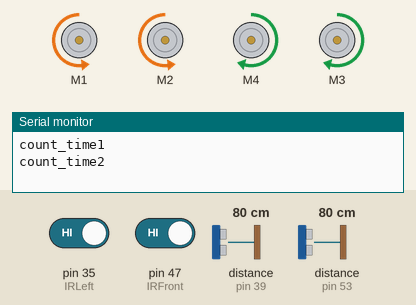
This sketch was run on a simulated Arduino Mega 2560, built with avr-gcc and run on an emulated ATmega2560. Shown: 4 × DC motor (green arrow = forward, orange = backward, longer = faster), the last lines printed to the serial monitor. Inputs (shaded band) come from the test bench; at power-on: distance to the obstacle (sensors on pin 39, pin 53) 80 cm, pin 35 (IRLeft) HIGH, pin 47 (IRFront) HIGH. The echo pulse lasts 58.3 µs per cm.

Above: at 1.2 s.
1.3 s: distance to the obstacle (sensor on pin 39) set to 2 cm
At 5.3 s:
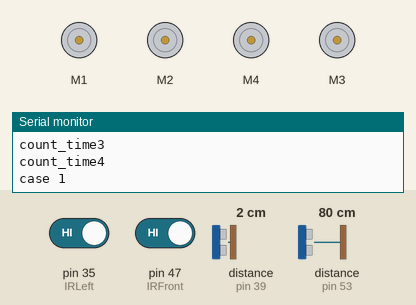
Timing chart, 0 to 6.8 s (numbered marks = the images above; inputs shaded):
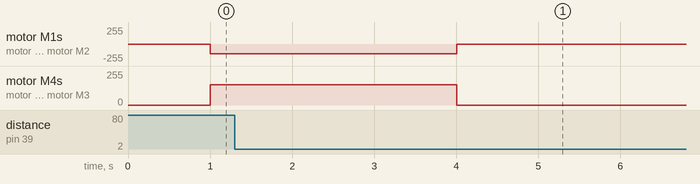

The sketch:

car_test.ino
```cpp
#include <AFMotor.h>  // DC Motors library
//#include <IRremote.h> // IR library

#define Engle_360_in_time = 2200;  ///change

//------------------------------------------------------------------------------ Sensors pins and State machin
int IRFront = 47;     // IRFront pin description ///0 deg   //// number 1 ///// leg 18 for interapt
int IRRight = 53;     // IRRight pin description ///-45 deg //// number 2
int IRLeft = 35;      // IRLeft pin description  ///45 deg  //// number 3
int signal_in0 = 36;    // -45deg
int signal_in1 = 40;    // 0deg
int signal_in2 = 44;    // 45deg

int angle = 0;
//{delay(650) = 90 deg} check again
//{delay(325) = 45 deg} check again
int flag_calibrait = 0;
int flag_state_R_or_L = 0;
int Right_count = 0;
int Left_count = 0;

unsigned long duration1;
unsigned long duration2;
unsigned long duration3;

int trig_front = 38;  // SUPERFront pin description //
int echo_front = 39;                                //
int trig_right = 40;  // SUPERRight pin description // perpul
int echo_right = 41;                                // blue
int trig_left = 42;   // SUPERLeft pin description  // perpul
int echo_left = 43;                                 // blue
unsigned long previusmilis=0;
//-------------------------------------------------------------------------------- AF_Motor:
AF_DCMotor Right_front_motor(1); //defind pins for motors
AF_DCMotor Left_front_motor(4);
AF_DCMotor Right_back_motor(2);
AF_DCMotor Left_back_motor(3);

// put your setup code here, to run once:
void setup() { //------------------------------------------------------------------- Definding inputs and outputs
  Serial.begin(9600);           // Define baud rate for serial communication
  pinMode(IRFront,INPUT); //interapt if IRFront = 18
  pinMode(IRRight,INPUT);
  pinMode(IRLeft,INPUT);
  pinMode(trig_front,OUTPUT);
  pinMode(echo_front,INPUT);
  pinMode(trig_right,OUTPUT);
  pinMode(echo_right,INPUT);
  pinMode(trig_left,OUTPUT);
  pinMode(echo_left,INPUT);

  //pinMode(IRFront, INPUT_PULLUP);
  //attachInterrupt(digitalPinToInterrupt(IRFront),IRsensor_Front() , FALLING);
}
// --------------------------------------------------------------------------------- state
// direction = 1 == start
// direction = 2 == Left_Tern
// direction = 3 == Right_Tern
// direction = 4 == Forward
// direction = 5 == Avoid
// direction = 6 == Blind
// direction = 7 == Destination_found

int direction = 1;   // defind state machin /// start
int couting = 0;
int count = 0;
/////////////////////////////////////////////////////////////////////////////////////////////////////////////// Main Program
// put your setup code here, to run contly:
void loop() { //-------------------------------------------------------------------- State Machin

  switch(direction){

    case 1:       // -----------------------------------------------------------  START
         int count_time=0;
      while(count_time<3||(IRsensor_Front() < 1020)||(IRsensor_Left() < 1020)||(IRsensor_Right() < 1020)){ ///problme in millis()- not counting the current time
        count_time++;
        Serial.print("count_time");
        Serial.println(count_time);
        if(count_time > 3)
        {
          Stop_Motor();
          delay(50);
          direction = 4;
          break;
        }
        if((IRsensor_Front() > 1000))
        {
          Stop_Motor();
          delay(50);
          break;
        }
        Short_tern_Right_check(57,60);
      }
      Stop_Motor();
      Serial.print("case 1");
      while((IRsensor_Front() > 1060)&&(count < 1) ){ //////Forword
        Serial.print("while 1");
        direction = 4;
        count = count + 1;
      }
      count = 0;
      while((IRsensor_Left() > 1020)&&(count < 1) ){ ///////Left
        Serial.print("while 2");
        direction = 2;
        count = count + 1;
      }
      count = 0;
      while((IRsensor_Right() > 1020)&&(count < 1) ){ //////Right
        Serial.print("while 3");
        direction = 3;
        count = count + 1;
      }
      count = 0;
      while(((ultra_front() < 40)&&((IRsensor_Right() < 1000)&&(IRsensor_Left() < 1000)&&(IRsensor_Front() < 1000)))&&(count < 1)){ /////Avoid
        Serial.print("while 4");
        Serial.print("count:");
        Serial.println(count);
        direction = 5;
        count = count + 1;
      }
      count = 0;
      break;

    case 2:   // --------------------------------------------------------------- Short tern Right
      Serial.print("case 2");
      Serial.println();
      while(IRsensor_Front() < 1040){
          Short_tern_Right(60,00);
          //delay(100);
      }
      Stop_Motor();
      delay(200);
      direction = 4;
      flag_state_R_or_L = 1;
      break;

    case 3:  // ---------------------------------------------------------------- Short tern Left
      Serial.print("case 3");
      Serial.println();
      while(IRsensor_Front() < 1040)
      {
        Short_tern_Left(0,60);
        //delay(250);
        //seing_sensors();
      }
      Stop_Motor();
      delay(200);
      direction = 4;
      flag_state_R_or_L = 2;
      break;

    case 4:     // ------------------------------------------------------------ Forward
      Serial.print("case 4");
      Serial.println();
      //seing_sensors();
      while((IRsensor_Right() > 1030) || (IRsensor_Left() > 1030)){
        //flag_state_R_or_L = 0;
        Stop_Motor();
        delay(100);
        direction = 1; // go to start
        break;
      }
      while((IRsensor_Front() < 1000)){ ////to check if the if is working after the while above it ??????
        Stop_Motor();
        delay(100);
        while((ultra_front() < 30)&&(ultra_right() < 30)){ //onject from the right
        Stop_Motor();
        delay(25);
        Serial.print("while  1");
        Serial.println();
        //seing_sensors();
        Short_tern_Left(0,60);
        delay(100);
        }
        while((ultra_right() < 20)){ //onject from the right
        Stop_Motor();
        delay(25);
        Serial.print("while  1");
        Serial.println();
        //seing_sensors();
        Short_tern_Left(0,60);
        delay(100);
        }
        while((ultra_front() < 30)&&(ultra_left() < 30)){//object from the left
         Stop_Motor();
           delay(25);
        Serial.print("while  2");
        Serial.println();
        Short_tern_Right(60,0);
        delay(100);
        }
        while((ultra_left() < 20)){//object from the left
        Stop_Motor();
        delay(25);
        Serial.print("while  2");
        Serial.println();
        Short_tern_Right(60,0);
        delay(100);
        }
        while((ultra_front() > 40)&&(ultra_right() > 30)&&(ultra_left() > 30)){//object from the front
        Serial.print("while  3");
        Serial.println();
        Forward_motors(85,94);
        delay(100);
        }
        while((ultra_front() < 40)&&(ultra_right() > 30)&&(ultra_left() > 30)){//object from the front
        Serial.print("while  4");
        Serial.println();
        Stop_Motor();
        delay(100);
        direction = 5; // go to Avoid
        break;
        }
      }
        while((ultra_front() > 30)){
         Forward_motors(90,98);
          delay(100);
        }
        while((ultra_front() < 30)&&(IRsensor_Front() > 1000)||(ultra_left() < 30)&&(IRsensor_Left() > 1000)||(ultra_right() < 30)&&(IRsensor_Right() > 1000)){//// 30 sentimeter from the transmiter
           Stop_Motor();
           delay(250);
           direction = 7; //------------------------ Destination found
           Serial.print("while aziraaaa to 7");
           Serial.println();
           break;
          }
      break;

    case 5:    // ------------------------------------------------------------ Avoid /// avoid objects
        Serial.print("case 5");
        Serial.println();
        if(IRsensor_Front() > 1020){ /// can see IR front
          Stop_Motor();
          delay(200);
          direction = 4; // go to forword
          break;
        }
        while((ultra_front() > 40)){ // find object in front of the car
          Forward_motors(60,68);
          Serial.print("forword case 5");
          Serial.println();
          delay(50);
        }
        Stop_Motor();
        delay(200);
        /*while((ultra_front() > 30)){ // 20 sentimeters from the object
          Stop_Motor();
          Serial.print("stop case 5");
          Serial.println();
          delay(200);
        }*/
 ///////////////////////////////////////////////////////// serching
        Searching_Objects(); // 0 or other number will cheing the derection of the avoid object
        Serial.print("end function search object");
        Serial.println();
        while((IRsensor_Front() > 1000)&&(count < 20)){  //count = 20 is for mejer the amount of tern we want
          Short_tern_Left(80,0);
          count = count + 1;    ///the to limit the tern of the car to 90 deg
        }
        count = 0;
        //Short_tern_Left(80,0); //90 deg tern
        //delay(600);            //90 deg tern
        Stop_Motor();
        delay(250);
        direction = 4;
      break;
    case 7:    // ------------------------------------------------------------ Destination_found
        Serial.print("case 7 Destination found");
        Serial.println();
        Stop_Motor();
        delay(500);
        if(ultra_front() > 50 ){
           direction = 1;
        }
      break;
  }
}

////////////////////////////////////////////////////////////////////////////////////////////////////////////////////// Fuction
/*void Searching_Signal(){  /// that fun is for searching IR reciving // the car don't see nothing
   //------------------------------------------------------------------------------------------------ Right Search
   if((IRsensor_Front() > 1020)||(IRsensor_Right() > 1020)||(IRsensor_Left() > 1020)){ /// Finding IR
    Stop_Motor();
    delay(250);
    direction = 1;
    return;
   }
   //---------------------------------------
   int count_time=0;
   while(count_time<3||(IRsensor_Front() < 1020)){ ///problme in millis()- not counting the current time
      count_time++;
      Serial.print("count_time");
      Serial.println(count_time);
      if(count_time > 3)
      {
        Stop_Motor();
        delay(50);
        direction = 4;
        break;
      }
      if((IRsensor_Front() > 1000))
      {
        Stop_Motor();
        delay(50);
        break;
      }
      Short_tern_Right_check(57,60);

   }
   Stop_Motor();
   direction = 4;
}
*/
void Searching_Objects(){  ///that function is to find the size of the object that we want to avoid from // go to this function if the front ultras < 50

      //------------------------------ We passed the object from the Left side
      //Stop_Motor();
      //delay(200);
      while(ultra_right() > 20){//------------------------------- left tern
        Serial.print("left tern");
        Serial.println();
        Short_tern_Left(80,0);
      }
      Stop_Motor();
      delay(100);
      while(ultra_right() < 20){//---------------------------- forword_1
        Serial.print("forword 1");
        Serial.println();
        //Serial.println(ultra_front());
        Forward_motors(30,30);
        //delay(100);
      }
      Stop_Motor();
      delay(50);
      while(ultra_right() > 35){//------------------- short tern right_1
        Serial.print("long tern right_1");
        Serial.println();
        //Serial.println(ultra_front());
        //delay(100);
        //seing_sensors();
        Short_tern_Right(0,80);
        //Long_tern_Right(10,70);
        //delay(350);
      }
      Stop_Motor();
      delay(50);
      while(ultra_right() < 35){ //---------------- forword_2
        Serial.print("forword_2");
        Serial.println();
        //Serial.println(ultra_front());
        //delay(100);
        Forward_motors(30,30);
        //delay(100);
      }
      Stop_Motor();
      delay(50);
      while(ultra_right() > 10){//------------------ short tern right _2 //the object is behaind you + serching for IR front
        if(IRsensor_Front() > 1020){
          direction = 4;
          return;
        }
        Serial.print("long tern right _2");
        Serial.println();
        //Serial.println(ultra_front());
        Short_tern_Right(0,80);
        //Long_tern_Right(20,70);
      }
      Stop_Motor();
      delay(50);
      while(IRsensor_Left() < 1020){ // if not seing IR from the left
        if(ultra_right() < 10){ //we still seing object from the right but not IR from the left
          Stop_Motor();
          delay(100);
          Forward_motors(50,50);  //stedy forword
          delay(200);
        }
        else{    /// after we pass the object tern 90 deg left
          Short_tern_Left(80,0);
          delay(600);
          break;
        }
      }
    }


void seing_sensors(){
      Serial.print("distans in santimeter right :");
      Serial.println(ultra_right());
      Serial.print("distans in santimeter front :");
      Serial.println(ultra_front());
      Serial.print("distans in santimeter left :");
      Serial.println(ultra_left());
      Serial.print("IR_sessor_Front duration :");
      Serial.println(IRsensor_Front());
      Serial.print("IR_sessor_Right duration :");
      Serial.println(IRsensor_Right());
      Serial.print("IR_sessor_Letf duration :");
      Serial.println(IRsensor_Left());
}
int speed(int persent) //------------------------------------------------------- maping 0% to 100% motor force
{
  return map(persent,0,100,0,255);
}

int ultra_front(){   //-----------------------------------------------------------UltraSonic check_front
  long dur;
  int dis;

  digitalWrite(trig_front,LOW);
  delayMicroseconds(2);
  digitalWrite(trig_front,HIGH);
  delayMicroseconds(10);
  digitalWrite(trig_front,LOW);

  dur = pulseIn(echo_front,HIGH);
  dis = (dur * (0.034/2))+2;

  return dis;
}

int ultra_left(){   //-----------------------------------------------------------UltraSonic check_left
  long dur;
  int dis;

  digitalWrite(trig_left,LOW);
  delayMicroseconds(2);
  digitalWrite(trig_left,HIGH);
  delayMicroseconds(10);
  digitalWrite(trig_left,LOW);

  dur = pulseIn(echo_left,HIGH);
  dis = (dur * (0.034/2))+4;

  return dis;
}

int ultra_right(){   //-----------------------------------------------------------UltraSonic check_right
  long dur;
  int dis;

  digitalWrite(trig_right,LOW);
  delayMicroseconds(2);
  digitalWrite(trig_right,HIGH);
  delayMicroseconds(10);
  digitalWrite(trig_right,LOW);

  dur = pulseIn(echo_right,HIGH);
  dis = (dur * (0.034/2))+2;

  return dis;
}

void Forward_motors(int Right_speed,int left_speed) //------------------------------------------------ moving forword
{
  Right_front_motor.setSpeed(speed(Right_speed));
  Left_front_motor.setSpeed(speed(left_speed));
  Left_back_motor.setSpeed(speed(left_speed));
  Right_back_motor.setSpeed(speed(Right_speed));

  Right_front_motor.run(FORWARD);
  Right_back_motor.run(FORWARD);
  Left_front_motor.run(FORWARD);
  Left_back_motor.run(FORWARD);
}

void Short_tern_Right(int Right_speed,int left_speed) // ---------------------------------------------- tern right
{
  Right_front_motor.setSpeed(speed(Right_speed)); //motor 0% tern
  Right_front_motor.run(FORWARD);

  Right_back_motor.setSpeed(speed(Right_speed));
  Right_back_motor.run(FORWARD);

  Left_front_motor.setSpeed(speed(left_speed));  //motor 80% tern
  Left_front_motor.run(FORWARD);

  Left_back_motor.setSpeed(speed(left_speed));
  Left_back_motor.run(FORWARD);
}

void Short_tern_Right_check(int Right_speed,int left_speed) // ---------------------------------------------- tern right
{
  Right_front_motor.setSpeed(speed(Right_speed)); //motor 20% tern
  Right_front_motor.run(BACKWARD);

  Right_back_motor.setSpeed(speed(Right_speed));
  Right_back_motor.run(BACKWARD);

  Left_front_motor.setSpeed(speed(left_speed));  //motor 80% tern
  Left_front_motor.run(FORWARD);

  Left_back_motor.setSpeed(speed(left_speed));
  Left_back_motor.run(FORWARD);
}

void Short_tern_Left(int Right_speed,int left_speed)//------------------------------------------------ tern left
{
  Right_front_motor.setSpeed(speed(Right_speed)); //motor 80% tern
  Right_front_motor.run(FORWARD);

  Right_back_motor.setSpeed(speed(Right_speed));
  Right_back_motor.run(FORWARD);

  Left_front_motor.setSpeed(speed(left_speed));  //motor 0% tern
  Left_front_motor.run(FORWARD);

  Left_back_motor.setSpeed(speed(left_speed));
  Left_back_motor.run(FORWARD);
}

void Long_tern_Left(int Right_speed,int left_speed)//------------------------------------------------ tern left
{
  Right_front_motor.setSpeed(speed(Right_speed)); //motor 80% tern
  Right_front_motor.run(FORWARD);

  Right_back_motor.setSpeed(speed(Right_speed));
  Right_back_motor.run(FORWARD);

  Left_front_motor.setSpeed(speed(left_speed));  //motor 20% tern
  Left_front_motor.run(FORWARD);

  Left_back_motor.setSpeed(speed(left_speed));
  Left_back_motor.run(FORWARD);
}

void Stop_Motor() //------------------------------------------- Shut Down Motors
{
  Right_front_motor.run(RELEASE);
  Right_back_motor.run(RELEASE);
  Left_front_motor.run(RELEASE);
  Left_back_motor.run(RELEASE);
}

int IRsensor_Front() //----------------------------------------- colling the sensor that we want to read from /// blinking for now //// with out time delay!!!!!!
{
  duration1 = pulseIn(IRFront,LOW);
  delayMicroseconds(1000);
  return duration1;
}

 int IRsensor_Left(){ //----------------------------------------- colling the sensor that we want to read from /// blinking for now //// with out time delay!!!!!!
  duration2 = pulseIn(IRLeft,LOW);
  delayMicroseconds(100);
  return duration2;
}

int IRsensor_Right() //----------------------------------------- colling the sensor that we want to read from /// blinking for now //// with out time delay!!!!!!
{
  duration3 = pulseIn(IRRight,LOW);
  delayMicroseconds(100);

  return duration3;
}
```
